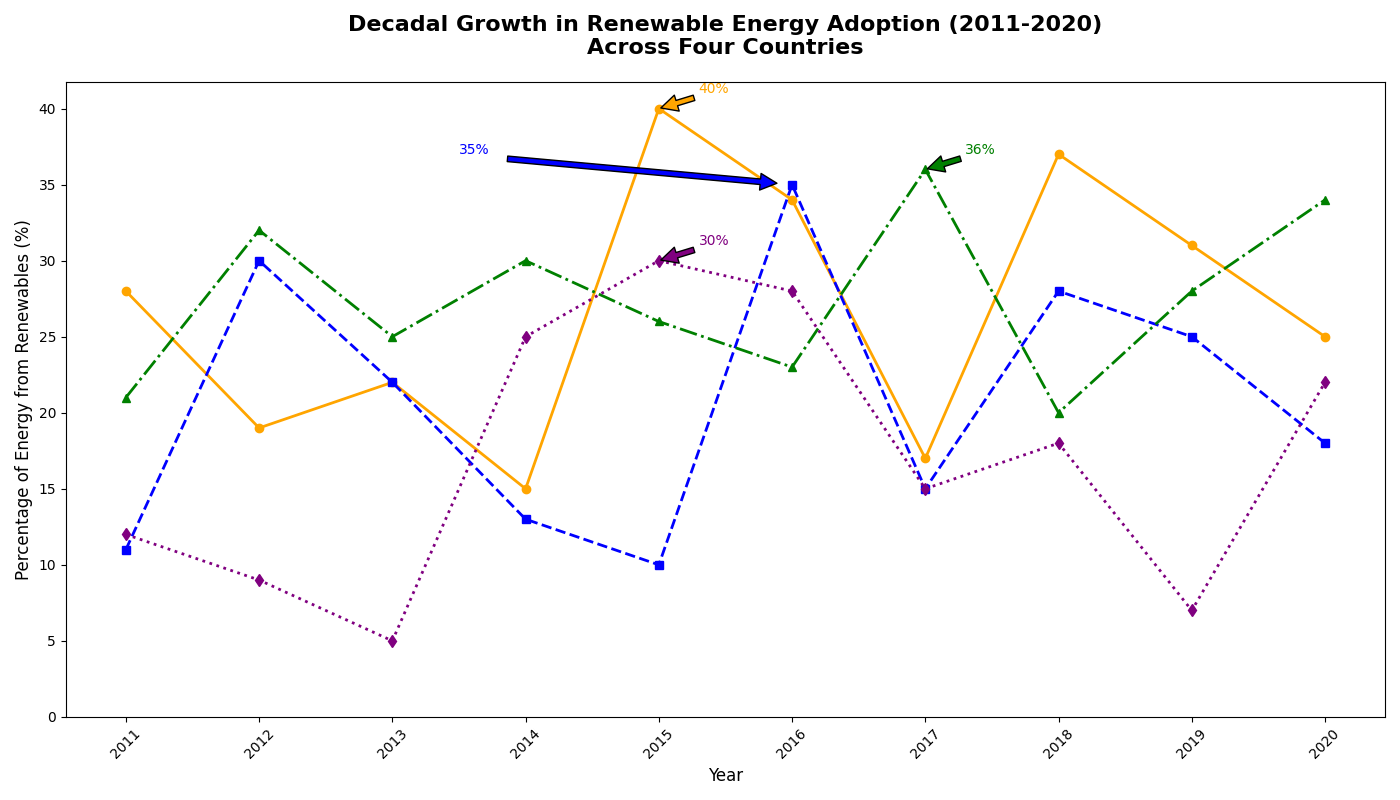

Write Python code to recreate this figure.
import matplotlib.pyplot as plt
import numpy as np

years = np.arange(2011, 2021)

# Randomly altered content within each data group while preserving the original dimensional structure
solarlandia_renewables = [28, 19, 22, 15, 40, 34, 17, 37, 31, 25]  # shuffled
windtopia_renewables = [11, 30, 22, 13, 10, 35, 15, 28, 25, 18]  # shuffled
hydroville_renewables = [21, 32, 25, 30, 26, 23, 36, 20, 28, 34]  # shuffled
geothermia_renewables = [12, 9, 5, 25, 30, 28, 15, 18, 7, 22]  # shuffled

plt.figure(figsize=(14, 8))

plt.plot(years, solarlandia_renewables, marker='o', linestyle='-', linewidth=2, color='orange')
plt.plot(years, windtopia_renewables, marker='s', linestyle='--', linewidth=2, color='blue')
plt.plot(years, hydroville_renewables, marker='^', linestyle='-.', linewidth=2, color='green')
plt.plot(years, geothermia_renewables, marker='d', linestyle=':', linewidth=2, color='purple')

plt.title("Decadal Growth in Renewable Energy Adoption (2011-2020)\nAcross Four Countries", fontsize=16, fontweight='bold', pad=20)
plt.xlabel('Year', fontsize=12)
plt.ylabel('Percentage of Energy from Renewables (%)', fontsize=12)
plt.xticks(years, rotation=45)
plt.yticks(np.arange(0, 45, 5))

max_solarlandia = max(solarlandia_renewables)
max_windtopia = max(windtopia_renewables)
max_hydroville = max(hydroville_renewables)
max_geothermia = max(geothermia_renewables)

plt.annotate(f'{max_solarlandia}%', xy=(years[np.argmax(solarlandia_renewables)], max_solarlandia), 
             xytext=(years[np.argmax(solarlandia_renewables)]+0.3, max_solarlandia+1),
             arrowprops=dict(facecolor='orange', shrink=0.05), fontsize=10, color='orange')
plt.annotate(f'{max_windtopia}%', xy=(years[np.argmax(windtopia_renewables)], max_windtopia), 
             xytext=(years[np.argmax(windtopia_renewables)]-2.5, max_windtopia+2),
             arrowprops=dict(facecolor='blue', shrink=0.05), fontsize=10, color='blue')
plt.annotate(f'{max_hydroville}%', xy=(years[np.argmax(hydroville_renewables)], max_hydroville), 
             xytext=(years[np.argmax(hydroville_renewables)]+0.3, max_hydroville+1),
             arrowprops=dict(facecolor='green', shrink=0.05), fontsize=10, color='green')
plt.annotate(f'{max_geothermia}%', xy=(years[np.argmax(geothermia_renewables)], max_geothermia), 
             xytext=(years[np.argmax(geothermia_renewables)]+0.3, max_geothermia+1),
             arrowprops=dict(facecolor='purple', shrink=0.05), fontsize=10, color='purple')

plt.tight_layout()
plt.show()
